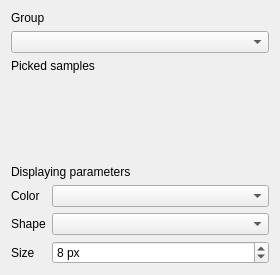
<?xml version="1.0" encoding="UTF-8"?>
<ui version="4.0">
 <class>LegendGroupCreator</class>
 <widget class="QWidget" name="LegendGroupCreator">
  <property name="geometry">
   <rect>
    <x>0</x>
    <y>0</y>
    <width>280</width>
    <height>275</height>
   </rect>
  </property>
  <property name="windowTitle">
   <string>Form</string>
  </property>
  <layout class="QVBoxLayout" name="verticalLayout">
   <item>
    <widget class="QLabel" name="groupSubCaption">
     <property name="text">
      <string>Group</string>
     </property>
    </widget>
   </item>
   <item>
    <widget class="QComboBox" name="groupPickerCombo"/>
   </item>
   <item>
    <widget class="QLabel" name="pickedSamplesSubCaption">
     <property name="text">
      <string>Picked samples</string>
     </property>
    </widget>
   </item>
   <item>
    <widget class="QScrollArea" name="scrollArea">
     <property name="frameShape">
      <enum>QFrame::NoFrame</enum>
     </property>
     <property name="widgetResizable">
      <bool>true</bool>
     </property>
     <widget class="QWidget" name="scrollAreaWidgetContents">
      <property name="geometry">
       <rect>
        <x>0</x>
        <y>0</y>
        <width>262</width>
        <height>68</height>
       </rect>
      </property>
      <layout class="QVBoxLayout" name="verticalLayout_2">
       <property name="leftMargin">
        <number>0</number>
       </property>
       <property name="topMargin">
        <number>0</number>
       </property>
       <property name="rightMargin">
        <number>9</number>
       </property>
       <property name="bottomMargin">
        <number>0</number>
       </property>
       <item>
        <widget class="QWidget" name="pickedSamplesAggregationWidget" native="true"/>
       </item>
      </layout>
     </widget>
    </widget>
   </item>
   <item>
    <widget class="QLabel" name="displayingParametersSubCaption">
     <property name="text">
      <string>Displaying parameters</string>
     </property>
    </widget>
   </item>
   <item>
    <layout class="QFormLayout" name="formLayout">
     <item row="0" column="0">
      <widget class="QLabel" name="colorLabel">
       <property name="text">
        <string>Color</string>
       </property>
      </widget>
     </item>
     <item row="1" column="0">
      <widget class="QLabel" name="shapeLabel">
       <property name="text">
        <string>Shape</string>
       </property>
      </widget>
     </item>
     <item row="2" column="0">
      <widget class="QLabel" name="sizeLabel">
       <property name="text">
        <string>Size</string>
       </property>
      </widget>
     </item>
     <item row="2" column="1">
      <widget class="QSpinBox" name="sizeSpin">
       <property name="minimum">
        <number>5</number>
       </property>
       <property name="maximum">
        <number>50</number>
       </property>
        <property name="value">
          <number>8</number>
        </property>
        <property name="suffix">
          <string> px</string>
        </property>
      </widget>
     </item>
     <item row="1" column="1">
      <widget class="QComboBox" name="shapeCombo"/>
     </item>
     <item row="0" column="1">
      <widget class="QComboBox" name="colorCombo"/>
     </item>
    </layout>
   </item>
  </layout>
 </widget>
 <resources/>
 <connections/>
</ui>
